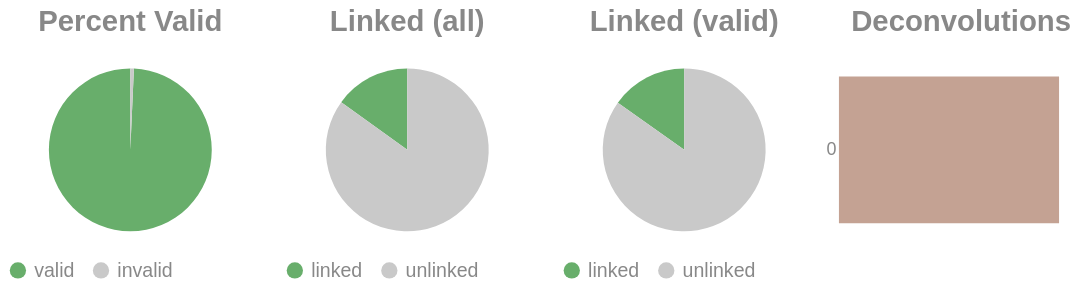

Here is the notebook cell this chart was saved with:
### Code cell
if SKIPLR:
    pass
else:
    clash = Counter()
    for i in valids['molecule'].to_list():
        _mol = i.split("-")
        if len(_mol) == 1:
            clash.update('0')
        else:
            clash.update(_mol[-1])

    _d = {"deconvolutions": [], 'count': []}
    for k,v in clash.items():
        _d['deconvolutions'].append(k)
        _d['count'].append(v)

    tot_valid = valids['reads'].sum()
    mask = valids['reads'] >= 2
    n_linked_reads = valids.filter(mask)['reads'].sum()
    if n_linked_reads == 0:
        print_html("No linked molecules (>=2 reads) were detected; skipping linked-only distributions.")
        SKIPLR = True
    else:
        perc_valid = round(tot_valid / n_reads, 4)
        linked_perc_abs = round(n_linked_reads / n_reads, 4)
        linked_perc = round(n_linked_reads / tot_valid, 4)

    _valid = pl.DataFrame({"valids": ['valid', 'invalid'], "count": [tot_valid, n_reads - tot_valid]})
    _linked_abs = pl.DataFrame({"linked (absolute)": ['linked', 'unlinked'], "count": [n_linked_reads, n_reads - n_linked_reads]})
    _linked_rel = pl.DataFrame({"linked (valids)": ['linked', 'unlinked'], "count": [n_linked_reads, tot_valid - n_linked_reads]})

    (
        alt.hconcat(
            piechart(_valid, goodval = 'valid', title = "Percent Valid"),
            piechart(_linked_abs, goodval = "linked", title =  "Linked (all)"),
            piechart(_linked_rel, goodval = "linked", title =  "Linked (valid)"),
            convolutionbar(pl.DataFrame(_d), title = "Deconvolutions"),
            center = True,
            bounds = 'flush'
        )
        .resolve_scale(color='independent')
        .resolve_legend('independent')
        .properties(usermeta={'embedOptions': {"actions": False}})
    ).display()

### Figure 1 — Vega-Lite specification as saved in the notebook (floating-point values rounded to 4 significant figures)
{"width": "container", "height": 400, "config": {"title": {"anchor": "start", "dy": -15, "fontSize": 18, "color": "#888888", "subtitleColor": "#888888", "subtitleFontSize": 14}, "arc": {"fill": "#0072B2"}, "axis": {"domainColor": "#888888", "domainWidth": 0.5, "gridWidth": 0.2, "grid": false, "titleFontWeight": 400, "titleFontSize": 15, "labelFontSize": 11, "labelColor": "#888888", "tickColor": "#888888", "tickWidth": 0.2, "titleColor": "#888888"}, "axisBand": {"grid": false}, "axisX": {"grid": true, "tickSize": 10, "domainCap": "round"}, "axisY": {"domain": false, "grid": true, "tickSize": 0, "domainCap": "round"}, "background": "transparent", "header": {"labelFontSize": 15, "labelColor": "#888888", "titleFontSize": 15, "titleFontWeight": 600, "titleColor": "#888888"}, "legend": {"labelFont": "sans-serif", "labelFontSize": 12, "labelColor": "#888888", "symbolSize": 100, "symbolType": "circle", "titleFontSize": 12, "titlePadding": 10, "titleColor": "#888888", "title": null}, "range": {"category": ["#E69F00", "#56B4E9", "#009E73", "#F0E442", "#0072B2", "#D55E00", "#CC79A7", "#000000"], "diverging": ["#cfe8f3", "#a2d4ec", "#73bfe2", "#46abdb", "#1696d2", "#12719e"]}, "area": {"fill": "#0072B2", "fillOpacity": 0.7, "line": true, "strokeOpacity": 0.7}, "line": {"color": "#0072B2", "stroke": "#0072B2", "strokeWidth": 2}, "trail": {"color": "#0072B2", "stroke": "#0072B2", "strokeWidth": 0, "size": 1}, "point": {"filled": true, "fillOpacity": 1.0, "size": 95}, "text": {"color": "#888888", "fontSize": 11, "align": "right", "fontWeight": 400, "size": 11}, "bar": {"fill": "#0072B2", "stroke": null}, "view": {"stroke": null, "continuousWidth": 660, "continuousHeight": 400}}, "hconcat": [{"data": {"name": "data-de5a527e320e31b739fba9379ea0fe79"}, "mark": {"type": "arc"}, "encoding": {"color": {"field": "valids", "legend": {"orient": "bottom", "title": null}, "scale": {"domain": ["valid", "invalid"], "range": ["#68ae6b", "#C9C9C9"]}, "title": "Valids", "type": "nominal"}, "theta": {"field": "count", "type": "quantitative"}, "tooltip": [{"field": "valids", "title": "Valids", "type": "ordinal"}, {"field": "percent", "format": ".2%", "title": "Percent", "type": "quantitative"}, {"field": "count", "title": "Count", "type": "quantitative"}]}, "height": 100, "title": {"text": "Percent Valid", "align": "center", "anchor": "middle"}, "transform": [{"calculate": "datum.count / 4445808", "as": "percent"}], "width": 150}, {"data": {"name": "data-7d2b22aaca8cae729240f55561206432"}, "mark": {"type": "arc"}, "encoding": {"color": {"field": "linked (absolute)", "legend": {"orient": "bottom", "title": null}, "scale": {"domain": ["linked", "unlinked"], "range": ["#68ae6b", "#C9C9C9"]}, "title": "Linked (Absolute)", "type": "nominal"}, "theta": {"field": "count", "type": "quantitative"}, "tooltip": [{"field": "linked (absolute)", "title": "Linked (Absolute)", "type": "ordinal"}, {"field": "percent", "format": ".2%", "title": "Percent", "type": "quantitative"}, {"field": "count", "title": "Count", "type": "quantitative"}]}, "height": 100, "title": {"text": "Linked (all)", "align": "center", "anchor": "middle"}, "transform": [{"calculate": "datum.count / 4445808", "as": "percent"}], "width": 150}, {"data": {"name": "data-3552255151d01519cc11a1b7b34e040c"}, "mark": {"type": "arc"}, "encoding": {"color": {"field": "linked (valids)", "legend": {"orient": "bottom", "title": null}, "scale": {"domain": ["linked", "unlinked"], "range": ["#68ae6b", "#C9C9C9"]}, "title": "Linked (Valids)", "type": "nominal"}, "theta": {"field": "count", "type": "quantitative"}, "tooltip": [{"field": "linked (valids)", "title": "Linked (Valids)", "type": "ordinal"}, {"field": "percent", "format": ".2%", "title": "Percent", "type": "quantitative"}, {"field": "count", "title": "Count", "type": "quantitative"}]}, "height": 100, "title": {"text": "Linked (valid)", "align": "center", "anchor": "middle"}, "transform": [{"calculate": "datum.count / 4414519", "as": "percent"}], "width": 150}, {"data": {"name": "data-b74bec0e5953b462581cfe685cb2b047"}, "mark": {"type": "bar"}, "encoding": {"color": {"field": "deconvolutions", "legend": null, "scale": {"scheme": "lightgreyred"}, "type": "nominal"}, "tooltip": [{"field": "deconvolutions", "title": "Deconvolutions", "type": "ordinal"}, {"field": "percent", "format": ".2%", "title": "Percent", "type": "quantitative"}, {"field": "count", "title": "Count", "type": "quantitative"}], "x": {"axis": null, "field": "count", "type": "quantitative"}, "y": {"field": "deconvolutions", "sort": "ascending", "title": null, "type": "nominal"}}, "height": 100, "title": {"text": "Deconvolutions", "align": "center", "anchor": "middle"}, "transform": [{"calculate": "datum.count / 4053774", "as": "percent"}], "width": 150}], "bounds": "flush", "center": true, "resolve": {"legend": {"angle": "independent"}, "scale": {"color": "independent"}}, "usermeta": {"embedOptions": {"actions": false}}, "$schema": "https://vega.github.io/schema/vega-lite/v6.1.0.json", "datasets": {"data-de5a527e320e31b739fba9379ea0fe79": [{"valids": "valid", "count": 4414519}, {"valids": "invalid", "count": 31289}], "data-7d2b22aaca8cae729240f55561206432": [{"linked (absolute)": "linked", "count": 668968}, {"linked (absolute)": "unlinked", "count": 3776840}], "data-3552255151d01519cc11a1b7b34e040c": [{"linked (valids)": "linked", "count": 668968}, {"linked (valids)": "unlinked", "count": 3745551}], "data-b74bec0e5953b462581cfe685cb2b047": [{"deconvolutions": "0", "count": 4053774}]}}
